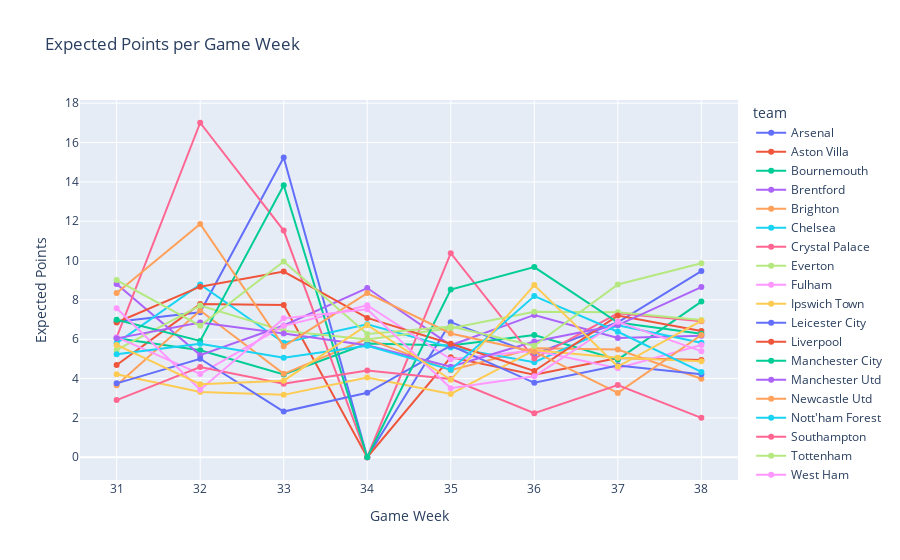

Notebook source saved alongside this figure:
### Code cell
fig = px.line(weekly_scores, x='gameweek', y='expected_points', color='team', markers=True,
              title="Expected Points per Game Week",
              labels={"expected_points": "Expected Points", "gameweek": "Game Week"})

fig.show()

### Figure 1 — Plotly figure (JSON) as saved in the notebook; plotly's stock layout.template omitted (floating-point values rounded to 4 significant figures)
{"data": [{"hovertemplate": "team=Arsenal<br>Game Week=%{x}<br>Expected Points=%{y}<extra></extra>", "legendgroup": "Arsenal", "line": {"color": "#636efa", "dash": "solid"}, "marker": {"symbol": "circle"}, "mode": "lines+markers", "name": "Arsenal", "orientation": "v", "showlegend": true, "type": "scatter", "x": [31, 32, 33, 34, 35, 36, 37, 38], "xaxis": "x", "y": [6.891, 7.37, 15.24, 0.0, 6.869, 5.246, 6.862, 9.468], "yaxis": "y"}, {"hovertemplate": "team=Aston Villa<br>Game Week=%{x}<br>Expected Points=%{y}<extra></extra>", "legendgroup": "Aston Villa", "line": {"color": "#EF553B", "dash": "solid"}, "marker": {"symbol": "circle"}, "mode": "lines+markers", "name": "Aston Villa", "orientation": "v", "showlegend": true, "type": "scatter", "x": [31, 32, 33, 34, 35, 36, 37, 38], "xaxis": "x", "y": [4.691, 7.786, 7.739, 0.0, 5.084, 4.19, 5.048, 4.945], "yaxis": "y"}, {"hovertemplate": "team=Bournemouth<br>Game Week=%{x}<br>Expected Points=%{y}<extra></extra>", "legendgroup": "Bournemouth", "line": {"color": "#00cc96", "dash": "solid"}, "marker": {"symbol": "circle"}, "mode": "lines+markers", "name": "Bournemouth", "orientation": "v", "showlegend": true, "type": "scatter", "x": [31, 32, 33, 34, 35, 36, 37, 38], "xaxis": "x", "y": [6.053, 5.435, 4.211, 5.779, 5.683, 6.216, 4.96, 7.914], "yaxis": "y"}, {"hovertemplate": "team=Brentford<br>Game Week=%{x}<br>Expected Points=%{y}<extra></extra>", "legendgroup": "Brentford", "line": {"color": "#ab63fa", "dash": "solid"}, "marker": {"symbol": "circle"}, "mode": "lines+markers", "name": "Brentford", "orientation": "v", "showlegend": true, "type": "scatter", "x": [31, 32, 33, 34, 35, 36, 37, 38], "xaxis": "x", "y": [8.814, 5.192, 6.699, 8.603, 5.693, 7.236, 6.064, 6.176], "yaxis": "y"}, {"hovertemplate": "team=Brighton<br>Game Week=%{x}<br>Expected Points=%{y}<extra></extra>", "legendgroup": "Brighton", "line": {"color": "#FFA15A", "dash": "solid"}, "marker": {"symbol": "circle"}, "mode": "lines+markers", "name": "Brighton", "orientation": "v", "showlegend": true, "type": "scatter", "x": [31, 32, 33, 34, 35, 36, 37, 38], "xaxis": "x", "y": [3.664, 7.459, 4.243, 6.023, 4.42, 5.54, 5.477, 3.992], "yaxis": "y"}, {"hovertemplate": "team=Chelsea<br>Game Week=%{x}<br>Expected Points=%{y}<extra></extra>", "legendgroup": "Chelsea", "line": {"color": "#19d3f3", "dash": "solid"}, "marker": {"symbol": "circle"}, "mode": "lines+markers", "name": "Chelsea", "orientation": "v", "showlegend": true, "type": "scatter", "x": [31, 32, 33, 34, 35, 36, 37, 38], "xaxis": "x", "y": [5.8, 8.785, 5.819, 6.759, 5.586, 4.836, 6.704, 5.821], "yaxis": "y"}, {"hovertemplate": "team=Crystal Palace<br>Game Week=%{x}<br>Expected Points=%{y}<extra></extra>", "legendgroup": "Crystal Palace", "line": {"color": "#FF6692", "dash": "solid"}, "marker": {"symbol": "circle"}, "mode": "lines+markers", "name": "Crystal Palace", "orientation": "v", "showlegend": true, "type": "scatter", "x": [31, 32, 33, 34, 35, 36, 37, 38], "xaxis": "x", "y": [6.091, 17.01, 11.53, 0.0, 10.38, 5.019, 7.319, 6.91], "yaxis": "y"}, {"hovertemplate": "team=Everton<br>Game Week=%{x}<br>Expected Points=%{y}<extra></extra>", "legendgroup": "Everton", "line": {"color": "#B6E880", "dash": "solid"}, "marker": {"symbol": "circle"}, "mode": "lines+markers", "name": "Everton", "orientation": "v", "showlegend": true, "type": "scatter", "x": [31, 32, 33, 34, 35, 36, 37, 38], "xaxis": "x", "y": [5.455, 7.714, 6.431, 5.982, 6.554, 7.392, 7.367, 6.974], "yaxis": "y"}, {"hovertemplate": "team=Fulham<br>Game Week=%{x}<br>Expected Points=%{y}<extra></extra>", "legendgroup": "Fulham", "line": {"color": "#FF97FF", "dash": "solid"}, "marker": {"symbol": "circle"}, "mode": "lines+markers", "name": "Fulham", "orientation": "v", "showlegend": true, "type": "scatter", "x": [31, 32, 33, 34, 35, 36, 37, 38], "xaxis": "x", "y": [6.104, 4.234, 6.68, 7.728, 4.984, 5.421, 4.531, 5.703], "yaxis": "y"}, {"hovertemplate": "team=Ipswich Town<br>Game Week=%{x}<br>Expected Points=%{y}<extra></extra>", "legendgroup": "Ipswich Town", "line": {"color": "#FECB52", "dash": "solid"}, "marker": {"symbol": "circle"}, "mode": "lines+markers", "name": "Ipswich Town", "orientation": "v", "showlegend": true, "type": "scatter", "x": [31, 32, 33, 34, 35, 36, 37, 38], "xaxis": "x", "y": [4.219, 3.313, 3.172, 4.052, 3.222, 5.445, 5.063, 4.883], "yaxis": "y"}, {"hovertemplate": "team=Leicester City<br>Game Week=%{x}<br>Expected Points=%{y}<extra></extra>", "legendgroup": "Leicester City", "line": {"color": "#636efa", "dash": "solid"}, "marker": {"symbol": "circle"}, "mode": "lines+markers", "name": "Leicester City", "orientation": "v", "showlegend": true, "type": "scatter", "x": [31, 32, 33, 34, 35, 36, 37, 38], "xaxis": "x", "y": [3.757, 5.007, 2.322, 3.279, 5.673, 3.786, 4.669, 4.223], "yaxis": "y"}, {"hovertemplate": "team=Liverpool<br>Game Week=%{x}<br>Expected Points=%{y}<extra></extra>", "legendgroup": "Liverpool", "line": {"color": "#EF553B", "dash": "solid"}, "marker": {"symbol": "circle"}, "mode": "lines+markers", "name": "Liverpool", "orientation": "v", "showlegend": true, "type": "scatter", "x": [31, 32, 33, 34, 35, 36, 37, 38], "xaxis": "x", "y": [6.85, 8.673, 9.442, 7.085, 5.767, 4.387, 7.202, 6.417], "yaxis": "y"}, {"hovertemplate": "team=Manchester City<br>Game Week=%{x}<br>Expected Points=%{y}<extra></extra>", "legendgroup": "Manchester City", "line": {"color": "#00cc96", "dash": "solid"}, "marker": {"symbol": "circle"}, "mode": "lines+markers", "name": "Manchester City", "orientation": "v", "showlegend": true, "type": "scatter", "x": [31, 32, 33, 34, 35, 36, 37, 38], "xaxis": "x", "y": [6.993, 5.916, 13.83, 0.0, 8.526, 9.668, 6.853, 6.281], "yaxis": "y"}, {"hovertemplate": "team=Manchester Utd<br>Game Week=%{x}<br>Expected Points=%{y}<extra></extra>", "legendgroup": "Manchester Utd", "line": {"color": "#ab63fa", "dash": "solid"}, "marker": {"symbol": "circle"}, "mode": "lines+markers", "name": "Manchester Utd", "orientation": "v", "showlegend": true, "type": "scatter", "x": [31, 32, 33, 34, 35, 36, 37, 38], "xaxis": "x", "y": [6.044, 6.856, 6.297, 5.7, 4.599, 5.881, 6.722, 8.653], "yaxis": "y"}, {"hovertemplate": "team=Newcastle Utd<br>Game Week=%{x}<br>Expected Points=%{y}<extra></extra>", "legendgroup": "Newcastle Utd", "line": {"color": "#FFA15A", "dash": "solid"}, "marker": {"symbol": "circle"}, "mode": "lines+markers", "name": "Newcastle Utd", "orientation": "v", "showlegend": true, "type": "scatter", "x": [31, 32, 33, 34, 35, 36, 37, 38], "xaxis": "x", "y": [8.349, 11.86, 5.642, 8.345, 6.295, 5.367, 3.271, 6.217], "yaxis": "y"}, {"hovertemplate": "team=Nott'ham Forest<br>Game Week=%{x}<br>Expected Points=%{y}<extra></extra>", "legendgroup": "Nott'ham Forest", "line": {"color": "#19d3f3", "dash": "solid"}, "marker": {"symbol": "circle"}, "mode": "lines+markers", "name": "Nott'ham Forest", "orientation": "v", "showlegend": true, "type": "scatter", "x": [31, 32, 33, 34, 35, 36, 37, 38], "xaxis": "x", "y": [5.234, 5.775, 5.065, 5.67, 4.452, 8.194, 6.38, 4.336], "yaxis": "y"}, {"hovertemplate": "team=Southampton<br>Game Week=%{x}<br>Expected Points=%{y}<extra></extra>", "legendgroup": "Southampton", "line": {"color": "#FF6692", "dash": "solid"}, "marker": {"symbol": "circle"}, "mode": "lines+markers", "name": "Southampton", "orientation": "v", "showlegend": true, "type": "scatter", "x": [31, 32, 33, 34, 35, 36, 37, 38], "xaxis": "x", "y": [2.905, 4.591, 3.733, 4.405, 3.976, 2.24, 3.675, 2.004], "yaxis": "y"}, {"hovertemplate": "team=Tottenham<br>Game Week=%{x}<br>Expected Points=%{y}<extra></extra>", "legendgroup": "Tottenham", "line": {"color": "#B6E880", "dash": "solid"}, "marker": {"symbol": "circle"}, "mode": "lines+markers", "name": "Tottenham", "orientation": "v", "showlegend": true, "type": "scatter", "x": [31, 32, 33, 34, 35, 36, 37, 38], "xaxis": "x", "y": [9.006, 6.688, 9.95, 6.262, 6.646, 5.67, 8.785, 9.867], "yaxis": "y"}, {"hovertemplate": "team=West Ham<br>Game Week=%{x}<br>Expected Points=%{y}<extra></extra>", "legendgroup": "West Ham", "line": {"color": "#FF97FF", "dash": "solid"}, "marker": {"symbol": "circle"}, "mode": "lines+markers", "name": "West Ham", "orientation": "v", "showlegend": true, "type": "scatter", "x": [31, 32, 33, 34, 35, 36, 37, 38], "xaxis": "x", "y": [7.574, 3.435, 7.061, 7.527, 3.514, 4.118, 6.888, 5.393], "yaxis": "y"}, {"hovertemplate": "team=Wolves<br>Game Week=%{x}<br>Expected Points=%{y}<extra></extra>", "legendgroup": "Wolves", "line": {"color": "#FECB52", "dash": "solid"}, "marker": {"symbol": "circle"}, "mode": "lines+markers", "name": "Wolves", "orientation": "v", "showlegend": true, "type": "scatter", "x": [31, 32, 33, 34, 35, 36, 37, 38], "xaxis": "x", "y": [5.712, 3.714, 3.893, 6.724, 3.938, 8.753, 4.61, 6.937], "yaxis": "y"}], "layout": {"legend": {"title": {"text": "team"}, "tracegroupgap": 0}, "title": {"text": "Expected Points per Game Week"}, "xaxis": {"anchor": "y", "domain": [0, 1], "title": {"text": "Game Week"}}, "yaxis": {"anchor": "x", "domain": [0, 1], "title": {"text": "Expected Points"}}}}
